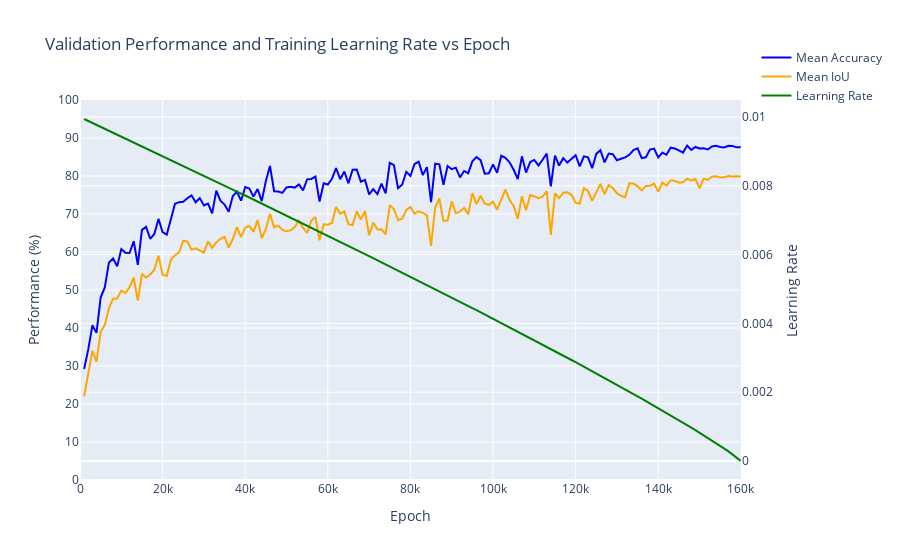

The notebook cell saved with this chart:
### Code cell
# SEBNet PIDNet SGD, Scratch, Batch Size 6, OHEM Cross Entropy - 80.00 Best mIoU
log_file_path = '/home/robert.breslin/alessandro/paper_2/mmsegmentation/work_dirs/sebnet_baseline-p-d-bas-head_1xb6_cityscapes/20250823_235000/20250823_235000.log'
epochs, mIoU, mAcc, lrs = parse_log_file(log_file_path)
plot_accuracies_and_lr_interactive(epochs, mAcc, mIoU, lrs, [0,160000])

### Figure 1 — Plotly figure (JSON) as saved in the notebook; plotly's stock layout.template omitted (floating-point values rounded to 4 significant figures; data arrays with more than 128 entries replaced by an {"elided": "..."} marker saying what was removed)
{"data": [{"line": {"color": "blue"}, "name": "Mean Accuracy", "type": "scatter", "x": {"elided": "160 int values"}, "xaxis": "x", "y": {"elided": "160 float values"}, "yaxis": "y"}, {"line": {"color": "orange"}, "name": "Mean IoU", "type": "scatter", "x": {"elided": "160 int values"}, "xaxis": "x", "y": {"elided": "160 float values"}, "yaxis": "y"}, {"line": {"color": "green"}, "name": "Learning Rate", "type": "scatter", "x": {"elided": "160 int values"}, "xaxis": "x", "y": {"elided": "160 float values"}, "yaxis": "y2"}], "layout": {"hovermode": "x unified", "legend": {"x": 1.15, "xanchor": "right", "y": 1.15, "yanchor": "top"}, "title": {"text": "Validation Performance and Training Learning Rate vs Epoch"}, "xaxis": {"anchor": "y", "domain": [0, 0.94], "range": [0, 160000], "title": {"text": "Epoch"}}, "yaxis": {"anchor": "x", "domain": [0, 1], "dtick": 10, "range": [0, 100], "title": {"text": "Performance (%)"}}, "yaxis2": {"anchor": "x", "overlaying": "y", "side": "right", "title": {"text": "Learning Rate"}}}}
